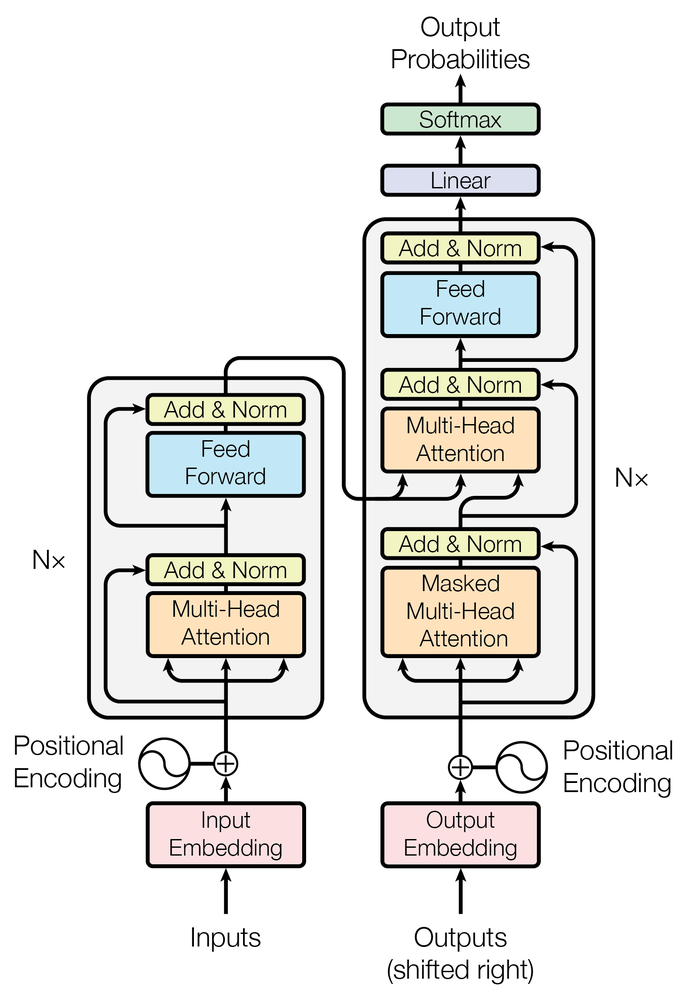
#> input picture posts_ch/nlp/figures/chapter-8/original/fig1-transformer-architecture.png, 687 x 1000 px, shrunk from 1580 x 2299 before the run; its folder holds 3 pictures in this run
$ python add_white_background.py
#> lines starting #> are read from the running program, lines starting #| are printed output that depends on the picture
"""
给 PNG 图片添加白色背景和 padding
解决暗色模式下看不清的问题
"""

from PIL import Image
import os

def add_white_background(input_path, output_path, padding=20, bg_color=(255, 255, 255)):
    """
    给图片添加白色背景和 padding

    Args:
        input_path: 输入图片路径
        output_path: 输出图片路径
        padding: 四周留白像素数
        bg_color: 背景颜色 (R, G, B)
    """
#> called with padding = 30, bg_color = (255, 255, 255)
    # 打开图片
    img = Image.open(input_path)
#> img is the input picture: PIL image 687x1000 RGB; mean R, G, B 230.1, 229.5, 227.2

    # 如果是 RGBA，转换透明区域为白色
    if img.mode == 'RGBA':
        # 创建白色背景
        background = Image.new('RGBA', img.size, bg_color + (255,))
        # 合成
        img = Image.alpha_composite(background, img)

    # 转换为 RGB
    img = img.convert('RGB')

    # 创建带 padding 的新图片
    new_width = img.width + 2 * padding
#> new_width = 747
    new_height = img.height + 2 * padding
#> new_height = 1060
    new_img = Image.new('RGB', (new_width, new_height), bg_color)
#> new_img: PIL image 747x1060 RGB; every value is 255

    # 粘贴原图到中心
    new_img.paste(img, (padding, padding))
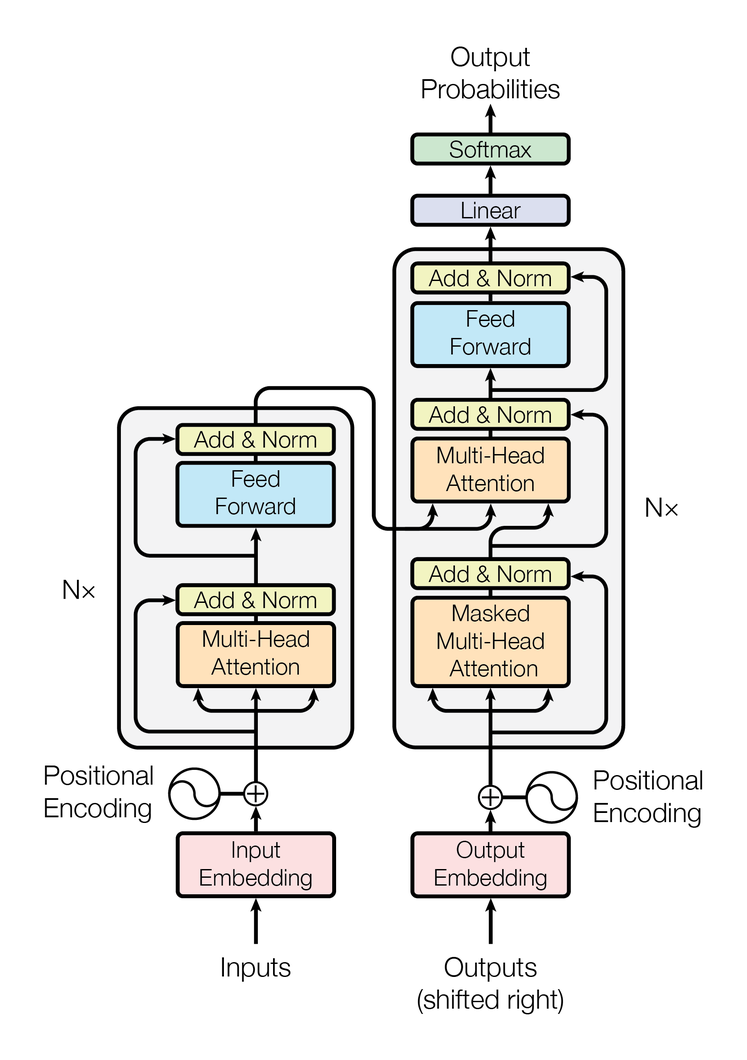
#> new_img: PIL image 747x1060 RGB; mean R, G, B 233.4, 232.9, 230.9

    # 保存
    new_img.save(output_path, 'PNG', quality=95)
    print(f"[OK] {os.path.basename(output_path)}")


def process_original_figures():
    """处理 original 目录下的所有图片"""

    original_dir = "original"

    figures = [
        ("fig1-transformer-architecture.png", 30),  # 大图，多留点边
        ("fig2-scaled-attention.png", 25),
        ("fig2-multi-head.png", 25),
    ]

    for filename, padding in figures:
        input_path = os.path.join(original_dir, filename)
        output_path = os.path.join(original_dir, filename)  # 覆盖原文件

        if os.path.exists(input_path):
            add_white_background(input_path, output_path, padding=padding)
        else:
            print(f"[SKIP] {filename} not found")
#> pass 2 of the loop in process_original_figures, `for filename, padding in figures:`:
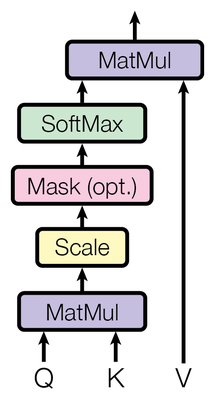
#> input picture posts_ch/nlp/figures/chapter-8/original/fig2-scaled-attention.png, 215 x 406 px, shrunk from 495 x 934 before the run
#> in add_white_background, img is the input picture: PIL image 215x406 RGB; mean R, G, B 218.7, 217.1, 218.2
#> in add_white_background (call 2), `new_img.paste(img, (padding, padding))`:
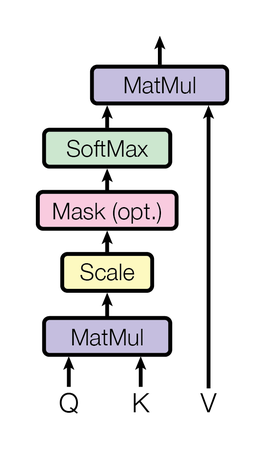
#> new_img: PIL image 265x456 RGB; mean R, G, B 228.8, 227.6, 228.4
#> pass 3 of the loop in process_original_figures, `for filename, padding in figures:`:
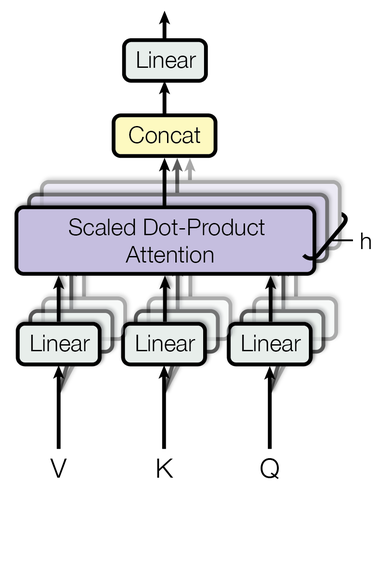
#> input picture posts_ch/nlp/figures/chapter-8/original/fig2-multi-head.png, 385 x 579 px, shrunk from 885 x 1332 before the run
#> in add_white_background, img is the input picture: PIL image 385x579 RGB; mean R, G, B 229.3, 229, 231
#> in add_white_background (call 3), `new_img.paste(img, (padding, padding))`:
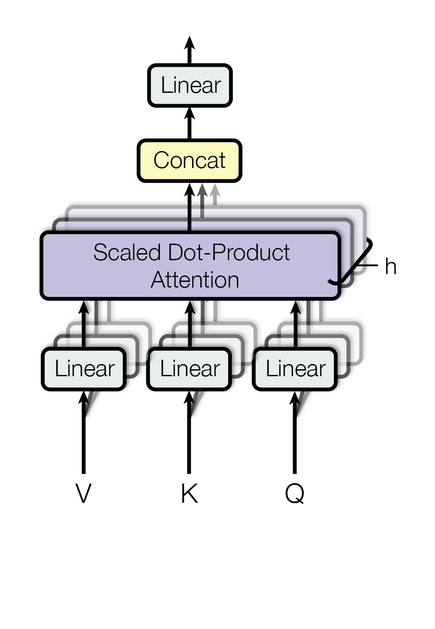
#> new_img: PIL image 435x629 RGB; mean R, G, B 234.1, 233.8, 235.4


if __name__ == '__main__':
    print("Adding white background to original figures...\n")
    process_original_figures()
    print("\n=== Done! ===")
